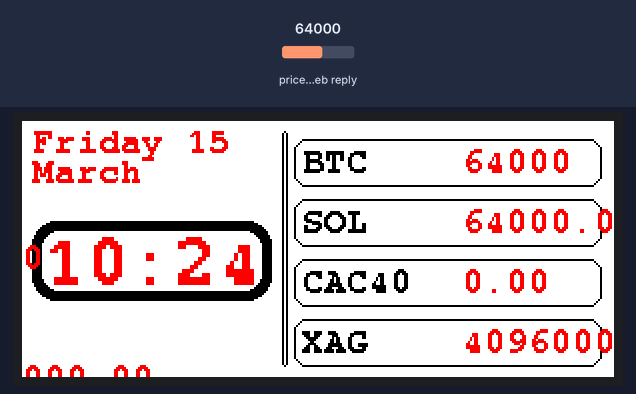
Bench run of a sketch on a simulated ESP32. Parts: 296×128 colour display. Inputs (shaded band) come from the test bench; at power-on: price in the web reply 64000. WiFi joins after 1.5 s; servers stay silent unless stated; uploads are accepted with an empty reply; the local clock reads 2024-03-15 10:24:30 at power-on unless the sketch sets it; web services answer with replies made up by the test bench; what the sketch prints to the serial monitor is not drawn.

Above: at 17.6 s.

The sketch:

eink_Station.ino
```cpp
#include <GxEPD2_3C.h>
#include <Fonts/FreeMonoBold9pt7b.h>

#include <WiFi.h>
#include "time.h"
#include <Wire.h>
#include <HTTPClient.h>
#include <NTPClient.h>
#include <WiFiUdp.h>
#include <ArduinoJson.h>

const char* ssid = "wifi_id";                                               //identifiant et mot de passe WIFI
const char* password = "WIFI_mdp";
float solprice=0;
float cacprice=0;
float usdprice=0.91;
float xagprice=0;

const int httpsPort = 443;
float tmp=0;
WiFiClient client;                                                            //Connection WiFi
HTTPClient http;

GxEPD2_3C<GxEPD2_290_C90c, GxEPD2_290_C90c::HEIGHT> display(GxEPD2_290_C90c(/*CS=5*/ 5, /*DC=*/ 4, /*RST=*/ 2, /*BUSY=*/ 15));
struct tm timeinfo;
void setup()
{
  Serial.begin(115200);
  display.init(115200, true, 2, false);
  display.hibernate();
  WiFi.begin(ssid, password);
  Serial.print("Connecting to WiFi...");
  while (WiFi.status() != WL_CONNECTED)                                        //Connection au WIFI
  {
    delay(500);
    Serial.print(".");
  }
  Serial.println("WiFi connected.");
  configTime(3660,3600,"pool.ntp.org");
  http.begin("https://api.coingecko.com/api/v3/simple/price?ids=usd-coin&vs_currencies=EUR");
  int httpCode = http.GET();                                                            //Obtention du cours EUR/USD
  if (httpCode > 0 && httpCode == HTTP_CODE_OK) {
    StaticJsonDocument<2000> doc;
    DeserializationError error = deserializeJson(doc, http.getString());
    String USDPrice = doc["usd-coin"]["eur"].as<String>();
    usdprice = USDPrice.toDouble();
  }
  http.end();
}

void refreshdata(const int btcprice,const float solprice,const float cacprice,const float xagprice){
  struct tm timeinfo;
  if(!getLocalTime(&timeinfo)){
    Serial.println("Failed to obtain time");
    return;
  }
  display.setRotation(1);                                 //Mise en page
  display.setFont(&FreeMonoBold9pt7b);
  display.setFullWindow();
  display.firstPage();
  display.setTextColor(GxEPD_BLACK);
  display.fillRoundRect(5, 50, 120, 40, 12, GxEPD_BLACK);
  display.drawRoundRect(130, 5, 3, 118, 3, GxEPD_BLACK);
  display.setCursor(140,25);
  display.print("BTC");
  display.setCursor(140,55);
  display.print("SOL");
  display.setCursor(140,85);
  display.print("CAC40");
  display.setCursor(140,115);
  display.print("XAG");

  display.fillRect(200, 0, 96, 128, GxEPD_WHITE);
  display.fillRect(0, 0, 120, 39, GxEPD_WHITE);
  display.fillRoundRect(10, 55, 110, 30, 8, GxEPD_WHITE);

  display.drawRoundRect(136, 9, 154, 24, 6, GxEPD_BLACK);
  display.drawRoundRect(136, 39, 154, 24, 6, GxEPD_BLACK);
  display.drawRoundRect(136, 69, 154, 24, 6, GxEPD_BLACK);
  display.drawRoundRect(136, 99, 154, 24, 6, GxEPD_BLACK);

  display.setTextColor(GxEPD_RED);
  display.setCursor(220,25);
  display.setTextSize(1);
  display.print(btcprice);
  display.setCursor(220,55);
  display.print(solprice);
  display.setCursor(220,85);
  display.print(cacprice);
  display.setCursor(220,115);
  display.print(xagprice);
  display.setCursor(10,80);
  display.setTextSize(2);
  display.print(&timeinfo, "%H:%M");
  display.setCursor(5,15);
  display.setTextSize(1);
  display.print(&timeinfo, "%A %d");
  display.setCursor(5,30);
  display.print(&timeinfo, "%B");
  display.display();
}

void loop() {
  http.begin("https://api.coingecko.com/api/v3/simple/price?ids=silver-token-xagx&vs_currencies=USD");
  int httpCode = http.GET();                                                            //Obtention du cours Argent/USD
  if (httpCode > 0 && httpCode == HTTP_CODE_OK) {
    StaticJsonDocument<2000> doc;
    DeserializationError error = deserializeJson(doc, http.getString());
    String XAGUSDPrice = doc["silver-token-xagx"]["usd"].as<String>();
    xagprice = XAGUSDPrice.toDouble();
  }
  http.end();

  http.begin("https://finnhub.io/api/v1/quote?symbol=CAC&token=crebsvpr01qnd5cuvff0crebsvpr01qnd5cuvffg");
httpCode = http.GET();                                                            //Obtention du cours CAC40/USD
  if (httpCode > 0 && httpCode == HTTP_CODE_OK) {
    StaticJsonDocument<2000> doc;
    DeserializationError error = deserializeJson(doc, http.getString());

    String CACUSDPrice = doc["c"].as<String>();
    cacprice = CACUSDPrice.toDouble();
  }
  http.end();

  http.begin("https://api.coingecko.com/api/v3/simple/price?ids=solana&vs_currencies=USD&include_24hr_change=true");
  httpCode = http.GET();                                                            //Obtention du cours SOL/USD
  if (httpCode > 0 && httpCode == HTTP_CODE_OK) {
    StaticJsonDocument<2000> doc;
    DeserializationError error = deserializeJson(doc, http.getString());

    String SOLUSDPrice = doc["solana"]["usd"].as<String>();
    solprice = SOLUSDPrice.toDouble();
  }
  http.end();

  http.begin("https://api.coingecko.com/api/v3/simple/price?ids=bitcoin&vs_currencies=USD&include_24hr_change=true");
  httpCode = http.GET();                                                            //Obtention du cours BTC/USD
  if (httpCode > 0 && httpCode == HTTP_CODE_OK) {
    StaticJsonDocument<2000> doc;
    DeserializationError error = deserializeJson(doc, http.getString());
    String BTCUSDPrice = doc["bitcoin"]["usd"].as<String>();
    int btcprice = BTCUSDPrice.toDouble();
    refreshdata(btcprice, solprice, cacprice*usdprice, xagprice*usdprice);  //Rafraichisement des données
  }
  http.end();
  delay(100000);  //Attente de 2min pour éconnomiser de l'énergie
}
```

Source omitted: onoBold9pt7b.h (data table, 10813 bytes)
